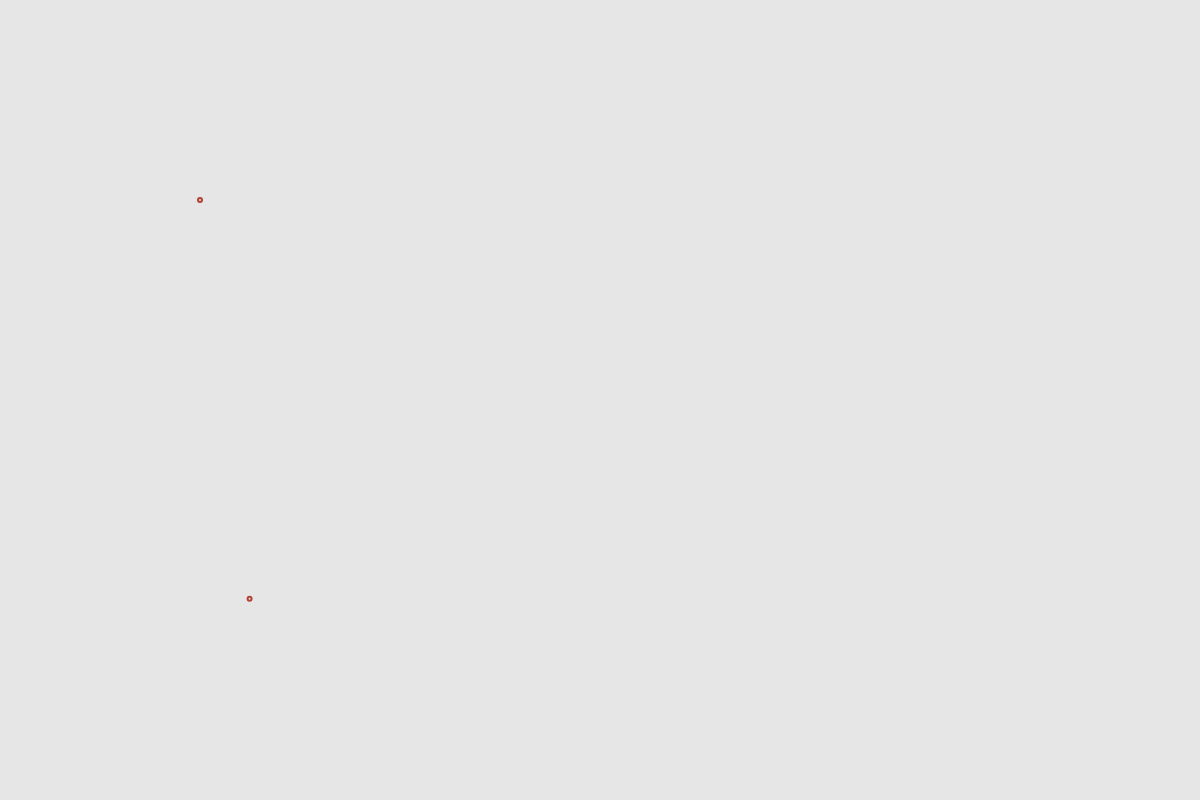
Frame 1 (no input)
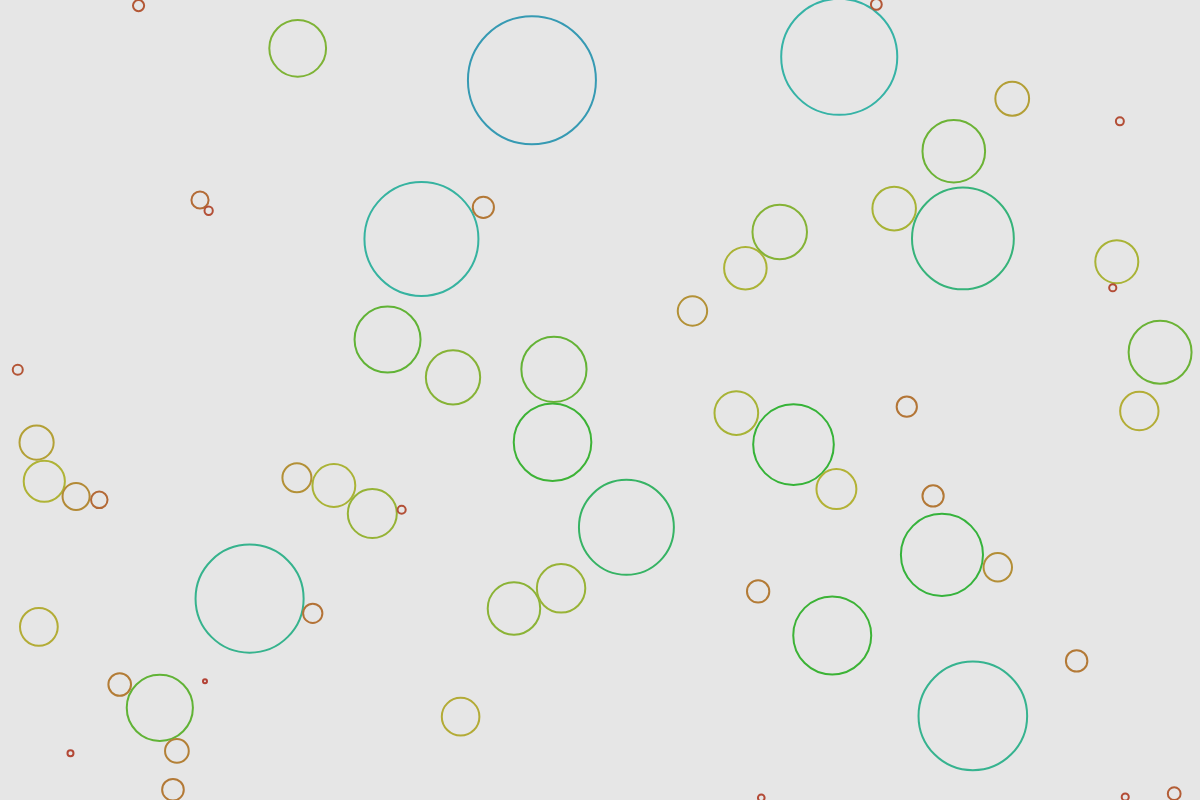
Frame 60 (no input)
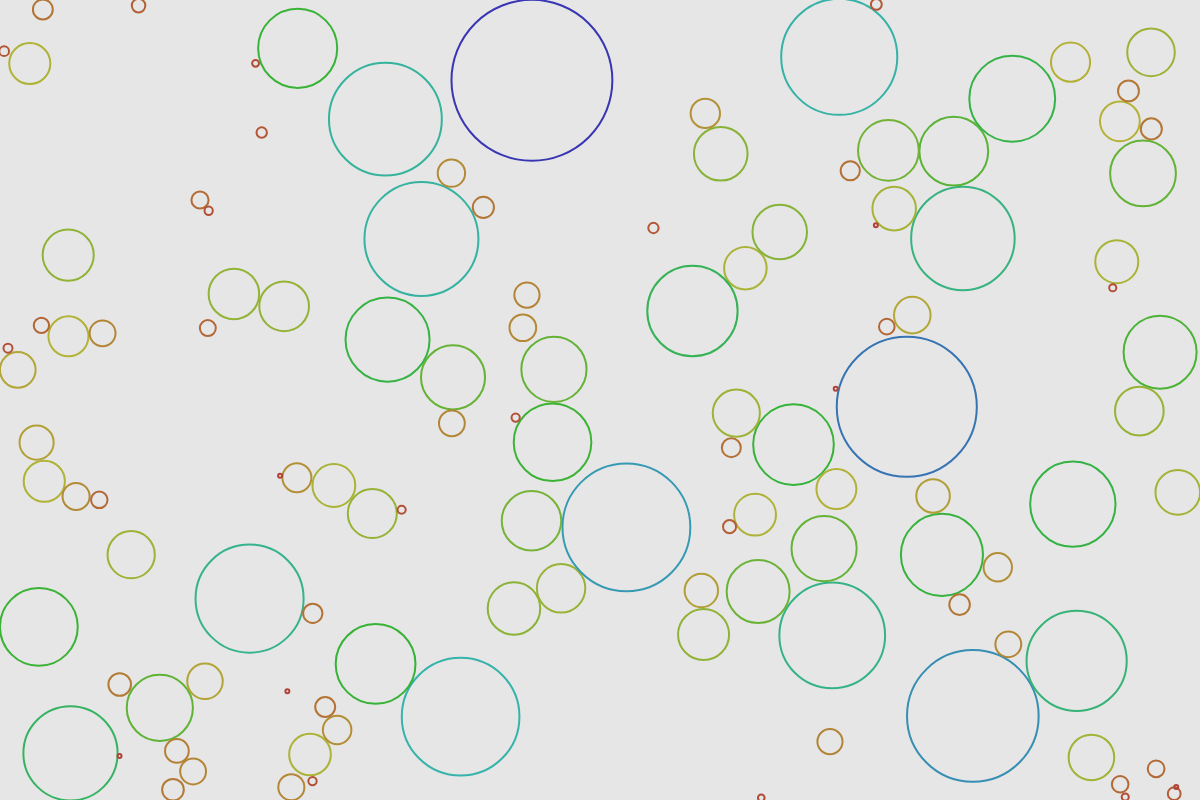
Frame 120 (the mouse pressed at the canvas centre since frame 60)

The p5.js sketch that drew these frames (run headless with seeded random() and noise() and a simulated clock; from frame 60 on, the mouse is pressed at the canvas centre):

// p5.js sketch
// ── sketch.js
var circles = [];
var startRadius = 2;
var lineWidth = 2;

function setup() {
    createCanvas(1200, 800);
    circles.push(new Circle(200, 200, 50));
}

function draw() {
    frameRate(30);
    background(230);
    noFill();
    stroke(50);
    strokeWeight(lineWidth);

    let maxAttempts = 10;

    counter = 0;
    do {
        var c = generateCircle();
        counter++;
    } while (c === null && counter < maxAttempts)
    if (c !== null) {
        circles.push(c);
    }
    for (let i = 0; i < circles.length; i++) {
        circles[i].draw();
        circles[i].grow();
    }
}

function generateCircle() {
    let valid = true;
    let newX = random(startRadius, width - startRadius);
    let newY = random(startRadius, height - startRadius);

    for (let i = 0; i < circles.length; i++) {
        // If the new point is too close to another circle, it is not valid
        if (dist(newX, newY, circles[i].x, circles[i].y) + lineWidth < circles[i].radius + startRadius) {
            valid = false;
            break;
        }
    }

    if (valid) {
        return new Circle(newX, newY);
    }
    return null;
}
// ── circle.js
class Circle {

    constructor(x, y) {
        this.x = x;
        this.y = y;

        this.speed = random(0.6, 1.6);
        this.radius = startRadius;
        this.growing = true;
    }

    grow() {
        if (!this.isTouchingEdge() && !this.isTouchingAnotherCircle()) {
            this.radius += this.speed;
        } else {
            this.growing = false;
        }
    }

    isTouchingEdge() {
        // X
        if (this.x + this.radius >= width || this.x - this.radius <= 0) {
            return true;
        }
        // Y
        if (this.y + this.radius >= height || this.y - this.radius <= 0) {
            return true;
        }
    }

    isTouchingAnotherCircle() {
        for (let i = 0; i < circles.length; i++) {
            if (circles[i] === this) continue;
            if (dist(this.x, this.y, circles[i].x, circles[i].y) < this.radius + circles[i].radius + lineWidth) {
                return true;
            }
        }
        return false;
    }

    draw() {
        colorMode(HSB);
        stroke(min(this.radius * 3, 255), 70, 70);
        ellipse(this.x, this.y, this.radius * 2, this.radius * 2);
        colorMode(RGB);
    }
}
